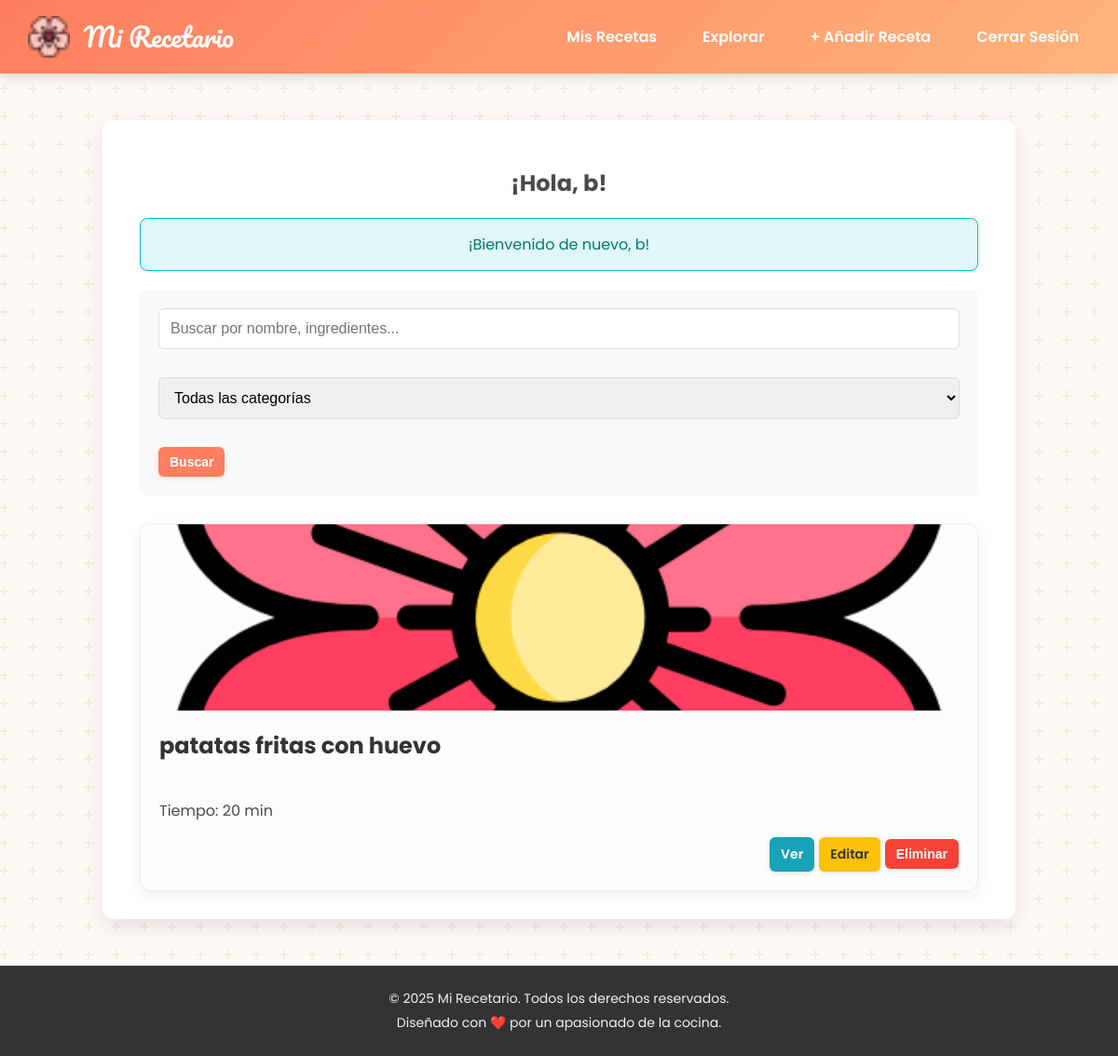
/dashboard.php (signed in), run on the app's committed database.
### tables this page shows
CREATE TABLE IF NOT EXISTS `recetas` (
  `id_receta` int NOT NULL AUTO_INCREMENT,
  `id_usuario` int NOT NULL,
  `nombre_receta` varchar(100) NOT NULL,
  `ingredientes` text NOT NULL,
  `preparacion` text NOT NULL,
  `tiempo_preparacion_minutos` int DEFAULT NULL,
  `fecha_creacion` datetime DEFAULT CURRENT_TIMESTAMP,
  `imagen_url` varchar(100) NOT NULL,
  PRIMARY KEY (`id_receta`),
  KEY `id_usuario` (`id_usuario`)
);

### public/dashboard.php (the view, shortened to what this page needs)
<?php
require_once '../includes/header.php';
require_once '../includes/db_connect.php';
$user_id = $_SESSION['user_id'];
$username = htmlspecialchars($_SESSION['username']);
$recetas = [];
$search_query = trim($_GET['search'] ?? '');
$sql = "SELECT DISTINCT r.id_receta, r.nombre_receta, r.tiempo_preparacion_minutos, r.imagen_url
        FROM recetas r";
$params = [];
$sql .= " WHERE r.id_usuario = ?";
$params[] = $user_id;
$sql .= " ORDER BY r.fecha_creacion DESC";
try {
    $stmt = $pdo->prepare($sql);
    $stmt->execute($params);
    $recetas = $stmt->fetchAll();
} catch (\PDOException $e) {
    error_log("Error al cargar recetas con filtros: " . $e->getMessage());
    $_SESSION['message'] = '<p class="message error">Error al cargar tus recetas. Por favor, inténtalo de nuevo.</p>';
}
?>
<div class="dashboard-container">
    <div class="dashboard-header">
        <h2>¡Hola, <?= $username ?>!</h2>
    </div>
    <?php
    if (isset($_SESSION['message'])) {
        echo $_SESSION['message'];
    }
    ?>
    <div class="search-filter-section">
        <form action="dashboard.php" method="GET">
            <input type="text" name="search" placeholder="Buscar por nombre, ingredientes..." value="<?= htmlspecialchars($search_query) ?>">
            <select name="category">
                <option value="">Todas las categorías</option>
            </select>
            <button type="submit" class="btn">Buscar</button>
        </form>
    </div>
    <?php if (empty($recetas)): ?>
        <div class="message">
            <p>No se encontraron recetas que coincidan con tus filtros.</p>
        </div>
    <?php else: ?>
        <div class="recipes-grid" id="recipes-grid">
            <?php foreach ($recetas as $receta): ?>
                <div class="recipe-card" data-id="<?= $receta['id_receta'] ?>">
                    <img src="<?= htmlspecialchars($receta['imagen_url'] ?: 'img/flor-de-cerezo.png') ?>" alt="Imagen de <?= htmlspecialchars($receta['nombre_receta']) ?>" class="recipe-card-image" onerror="this.onerror=null;this.src='img/flor-de-cerezo.png';">
                    <div class="recipe-card-content">
                        <h3><?= htmlspecialchars($receta['nombre_receta']) ?></h3>
                        <p>Tiempo: <?= htmlspecialchars($receta['tiempo_preparacion_minutos'] ?? 'N/A') ?> min</p>
                        <div class="recipe-actions">
                            <a href="view_recipe.php?id=<?= $receta['id_receta'] ?>" class="btn btn-info">Ver</a>
                            <a href="edit_recipe.php?id=<?= $receta['id_receta'] ?>" class="btn btn-warning">Editar</a>
                            <button type="button" class="btn btn-danger btn-delete"
                                    data-id="<?= $receta['id_receta'] ?>"
                                    data-name="<?= htmlspecialchars($receta['nombre_receta']) ?>">
                                Eliminar
                            </button>
                        </div>
                    </div>
                </div>
            <?php endforeach; ?>
        </div>
    <?php endif; ?>
</div>
<?php
require_once '../includes/footer.php';
?>

### public/css/style.css (style rules this page uses)
html { box-sizing: border-box; }
*, *:before, *:after { box-sizing: inherit; }
body { font-family: 'Poppins', sans-serif; background-color: #fdfaf6; color: #4a4a4a; margin: 0; display: flex; flex-direction: column; min-height: 100vh; overflow-x: hidden; }
.container, .dashboard-container, .form-container, .recipe-detail-container, .explore-container { background-color: #ffffff; padding: 30px 40px; border-radius: 12px; box-shadow: 0 8px 25px rgba(0, 0, 0, 0.1); width: 100%; max-width: 980px; margin: 30px auto; text-align: center; }
form { text-align: left; }
input[type="text"], input[type="email"], input[type="password"], input[type="number"], textarea, select { width: 100%; padding: 12px; margin-bottom: 15px; border: 1px solid #ddd; border-radius: 6px; font-size: 16px; box-sizing: border-box; }
.btn, button { background: #ff7e5f; color: white; padding: 8px 12px; border: none; border-radius: 6px; cursor: pointer; font-size: 14px; font-weight: 600; text-decoration: none; display: inline-block; transition: background-color 0.3s, transform 0.2s, box-shadow 0.3s; box-shadow: 0 2px 5px rgba(0, 0, 0, 0.1); }
.btn-danger { background-color: #f44336; }
.btn-info { background-color: #17a2b8; }
.btn-warning { background-color: #ffc107; color: #333; }
.message { background-color: #e0f7fa; color: #00796b; border: 1px solid #00bcd4; padding: 15px; border-radius: 8px; margin-bottom: 20px; text-align: center; }
.recipes-grid { display: grid; grid-template-columns: repeat(auto-fit, minmax(280px, 1fr)); gap: 25px; margin-top: 30px; }
.recipe-card { background-color: #fdfdfd; border: 1px solid #eee; border-radius: 12px; text-align: left; box-shadow: 0 4px 15px rgba(0, 0, 0, 0.07); display: flex; flex-direction: column; transition: transform 0.3s, box-shadow 0.3s; }
.recipe-card-image { width: 100%; height: 200px; object-fit: cover; }
.recipe-card-content { padding: 20px; display: flex; flex-direction: column; flex-grow: 1; }
.recipe-card h3 { margin-top: 0; color: #333; font-size: 1.5em; }
.recipe-actions { display: flex; justify-content: flex-end; gap: 5px; margin-top: auto; flex-wrap: wrap; align-items: center; }
.search-filter-section { margin-bottom: 30px; padding: 20px; background-color: #f8f9fa; border-radius: 8px; }
.search-filter-section form { display: flex; flex-wrap: wrap; gap: 15px; align-items: center; }

### data on the page
recetas: imagen_url (picture), nombre_receta "patatas fritas con huevo", tiempo_preparacion_minutos "20"

### other printed values
$username "b"
$_SESSION['message'] "¡Bienvenido de nuevo, b!"
